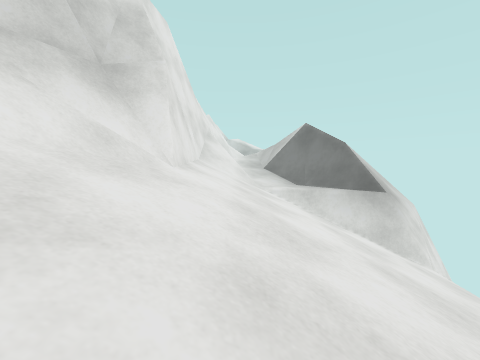
view 1 (above)

12 first-person views from a walk through a scene from a Unity 3-D project. The camera is 1.3 m above the floor, tilts 2° down and sees 90° across. The floor is counted in squares, 2 m on a side. Each view is taken from the middle of a square. On the plan, view 1 faces up. The plan holds only what a view shows up to about 9 squares ahead; the rest is blank. The place goes on beyond the plan. Surface patterns are stand-ins for the level's own textures.

view 2
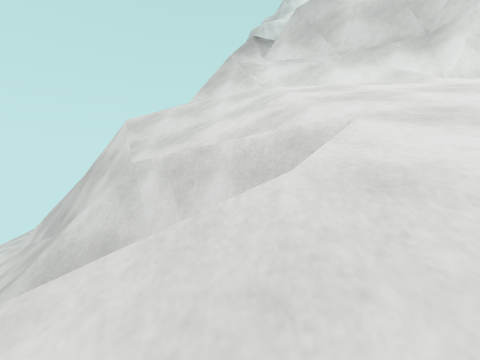

view 3
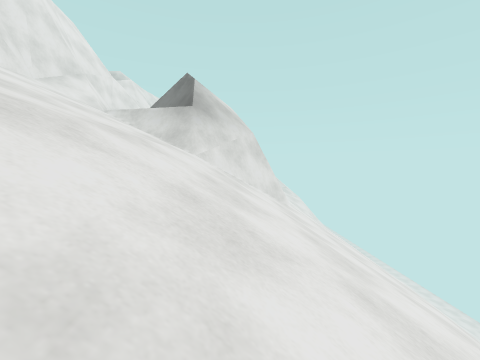

view 4
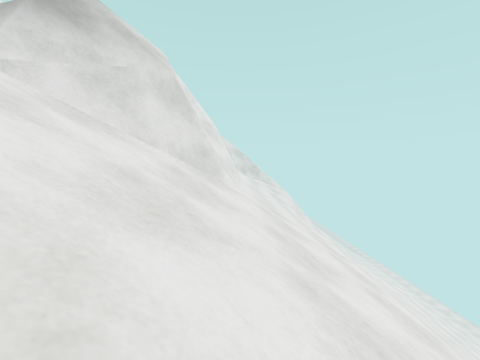

view 5
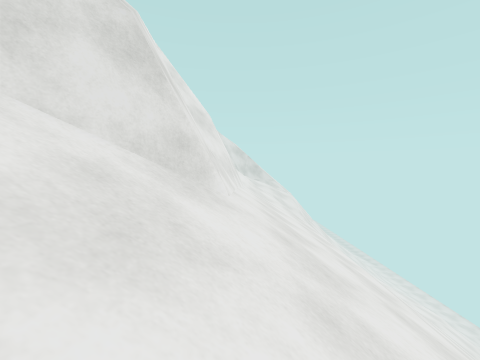

view 6
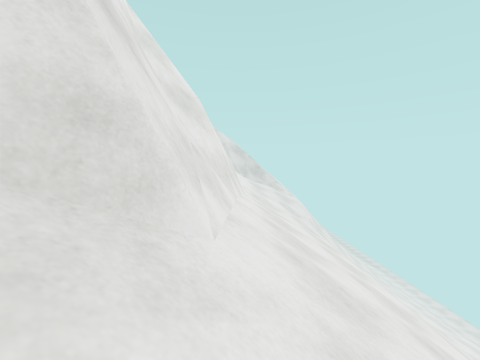

view 7
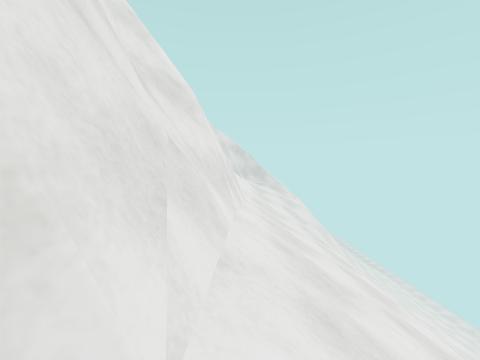

view 8
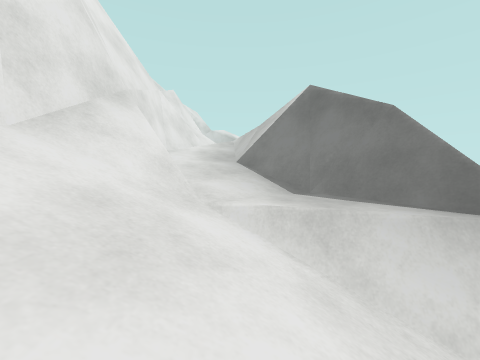

view 9
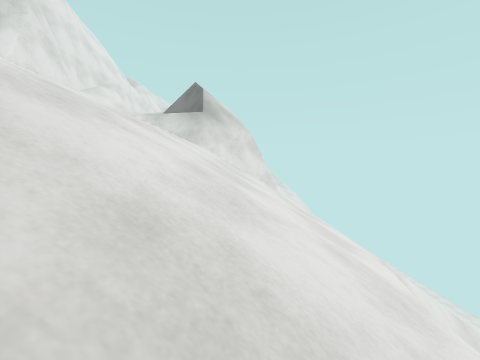

view 10
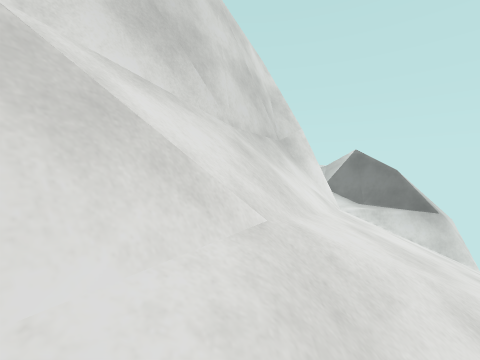

view 11
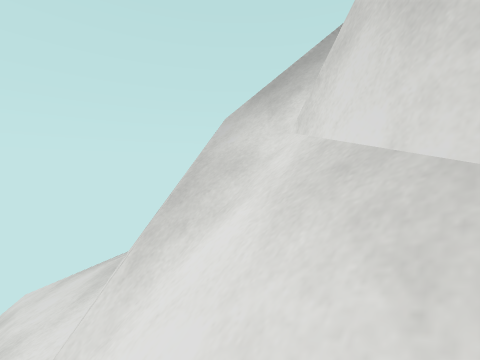

view 12
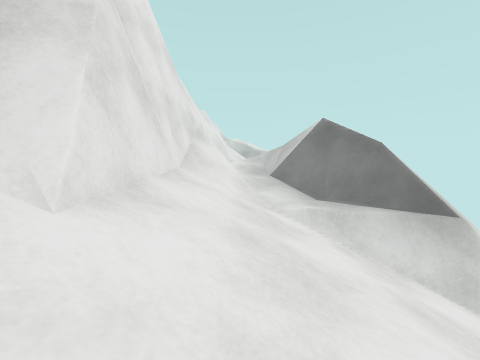

### Floor plan
Key: @ floor where view 1 was taken; # wall or solid block; . main floor; - floor 0.75 m lower than the main floor; : floor 1 m higher than the main floor; _ floor 1.5 m lower than the main floor; / step, stairs or slope; = window, fence, low wall or low ledge; v drop or lower ground.
Columns run from 5 left of view 1 to 11 right of it. Each row starts with its distance up from view 1.
 16             ////
 15             /////
 14             #////
 13           ###////
 12     ##     ##////
 11     #:      #////
 10     #.#    ##////
  9     #.##   ##////
  8     #/-#   #/////
  7     #//_  ##/////
  6     #//####//////
  5     #///////////
  4    ##///////////
  3   ###//////////
  2  ##///////////=v
  1 ##///////////=#
  0 #////@=//////
 -1 ##////# /////
 -2 ##///#/ ////
 -3  ////#=  //
 -4 ///v###
 -5 /vv##/
 -6   ##/

Positions as (right, up) in squares from view 1, and headings:
1: (0, 0), facing up
2: (4, -1), facing left
3: (5, -1), facing up
4: (7, 2), facing up
5: (7, 4), facing up
6: (7, 6), facing up
7: (7, 7), facing up
8: (1, 4), facing up
9: (5, -3), facing up
10: (-3, -2), facing up
11: (-3, 1), facing down-left
12: (0, 2), facing up
